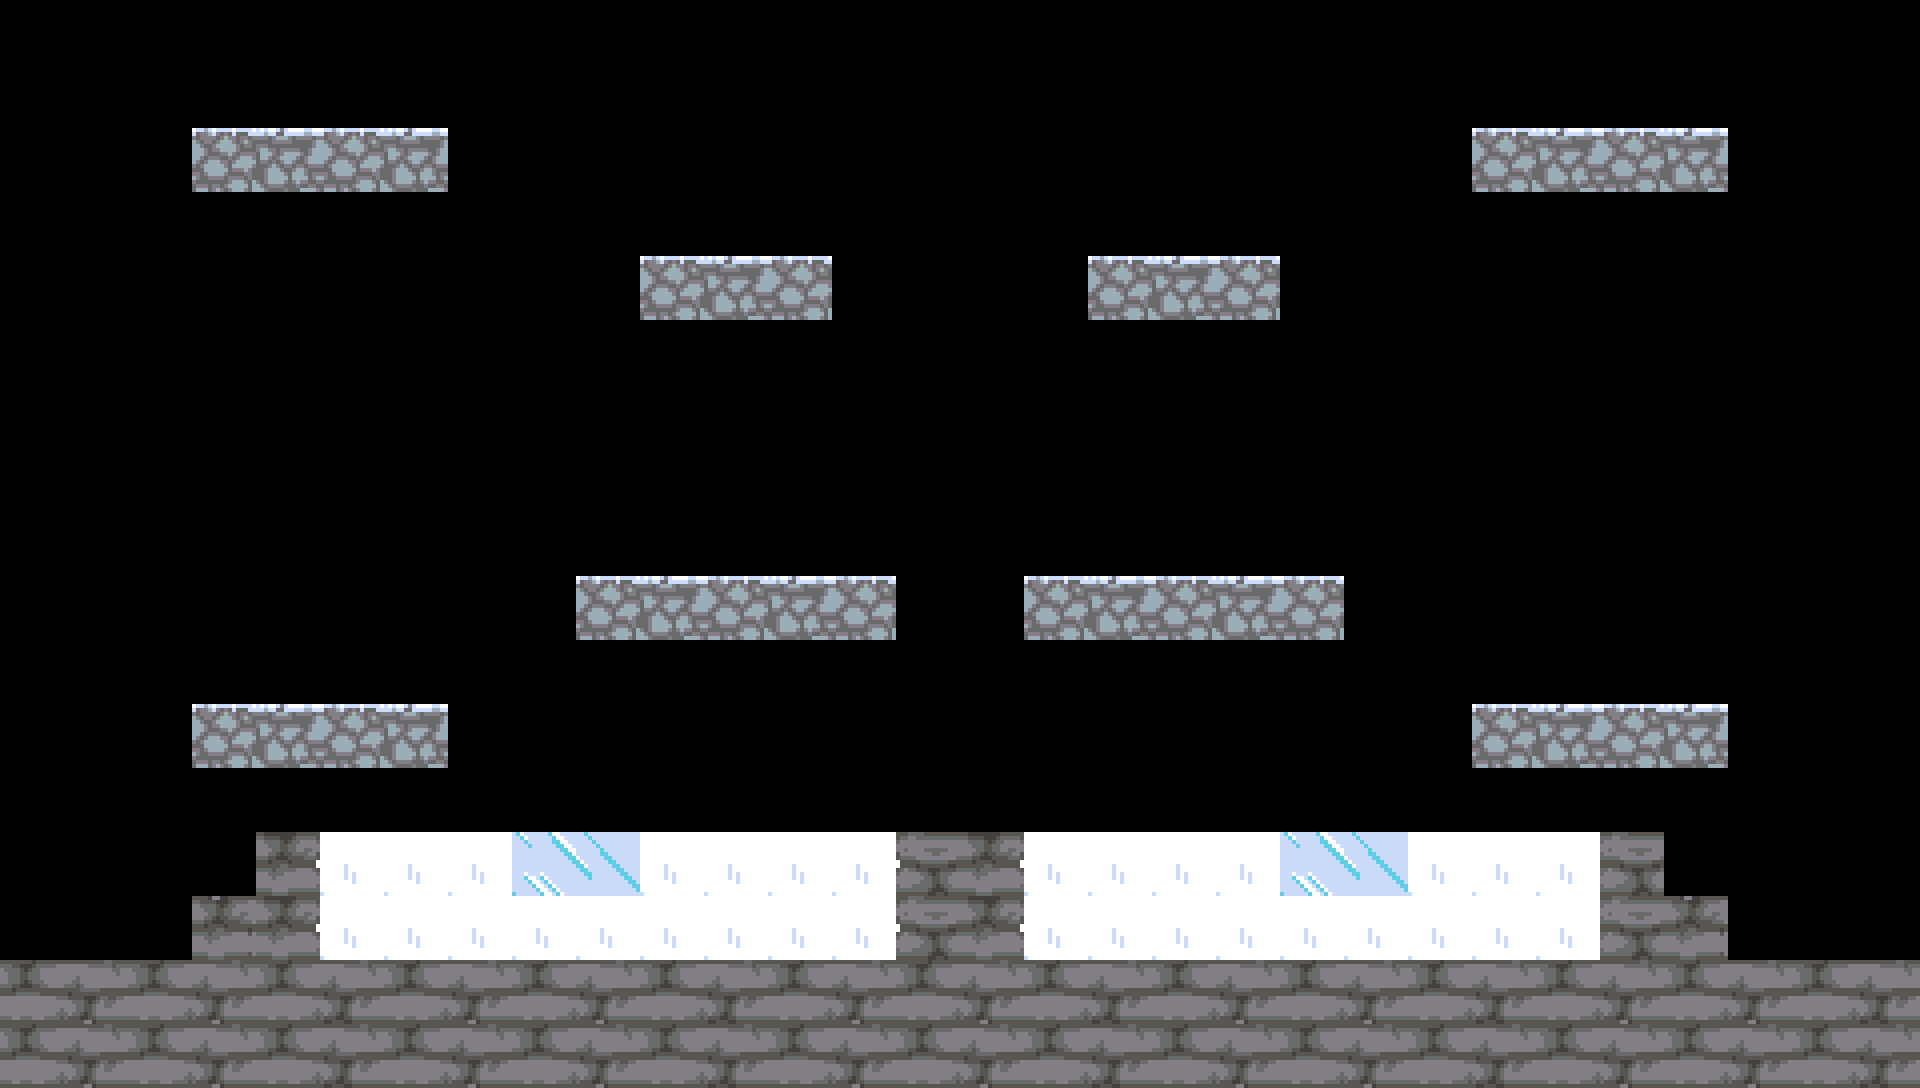

The image is a tile-based game level rendered from a .tmx file. Its description and complete source (layers, tilesets, objects, tile grids) follow:
An orthogonal 30x17 tile map with 64x64 px tiles, 1 tile layer (Tile Layer 1).

<map version="1.5" tiledversion="1.6.0" orientation="orthogonal" renderorder="right-down" width="30" height="17" tilewidth="64" tileheight="64" infinite="0" nextlayerid="4" nextobjectid="1">
 <editorsettings>
  <export target="icy_arena_64x.csv" format="csv" />
 </editorsettings>
 <tileset firstgid="1" source="../../assets/Platform/tiles/tileset_ice_64x.tsx" />
 <layer id="1" name="Tile Layer 1" width="30" height="17">
  <data encoding="csv">
0,0,0,0,0,0,0,0,0,0,0,0,0,0,0,0,0,0,0,0,0,0,0,0,0,0,0,0,0,0,
0,0,0,0,0,0,0,0,0,0,0,0,0,0,0,0,0,0,0,0,0,0,0,0,0,0,0,0,0,0,
0,0,0,442,443,444,445,0,0,0,0,0,0,0,0,0,0,0,0,0,0,0,0,442,443,444,445,0,0,0,
0,0,0,0,0,0,0,0,0,0,0,0,0,0,0,0,0,0,0,0,0,0,0,0,0,0,0,0,0,0,
0,0,0,0,0,0,0,0,0,0,442,443,444,0,0,0,0,442,443,444,0,0,0,0,0,0,0,0,0,0,
0,0,0,0,0,0,0,0,0,0,0,0,0,0,0,0,0,0,0,0,0,0,0,0,0,0,0,0,0,0,
0,0,0,0,0,0,0,0,0,0,0,0,0,0,0,0,0,0,0,0,0,0,0,0,0,0,0,0,0,0,
0,0,0,0,0,0,0,0,0,0,0,0,0,0,0,0,0,0,0,0,0,0,0,0,0,0,0,0,0,0,
0,0,0,0,0,0,0,0,0,0,0,0,0,0,0,0,0,0,0,0,0,0,0,0,0,0,0,0,0,0,
0,0,0,0,0,0,0,0,0,442,443,444,445,442,0,0,442,443,444,445,442,0,0,0,0,0,0,0,0,0,
0,0,0,0,0,0,0,0,0,0,0,0,0,0,0,0,0,0,0,0,0,0,0,0,0,0,0,0,0,0,
0,0,0,442,443,444,445,0,0,0,0,0,0,0,0,0,0,0,0,0,0,0,0,442,443,444,445,0,0,0,
0,0,0,0,0,0,0,0,0,0,0,0,0,0,0,0,0,0,0,0,0,0,0,0,0,0,0,0,0,0,
0,0,0,0,311,353,353,353,163,164,353,353,353,353,316,311,353,353,353,353,163,164,353,353,353,396,0,0,0,0,
0,0,0,559,311,353,353,353,353,353,353,353,353,353,316,311,353,353,353,353,353,353,353,353,353,396,559,0,0,0,
511,512,513,514,515,516,511,512,513,514,515,516,511,512,513,514,515,516,511,512,513,514,515,516,511,512,513,514,515,516,
511,512,513,514,515,516,511,512,513,514,515,516,511,512,513,514,515,516,511,512,513,514,515,516,511,512,513,514,515,516
</data>
 </layer>
</map>